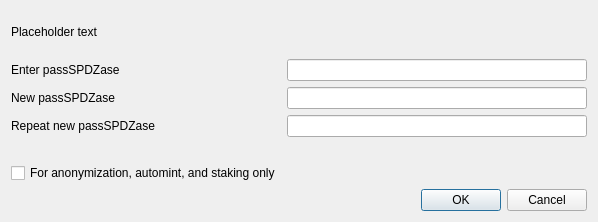
<?xml version="1.0" encoding="UTF-8"?>
<ui version="4.0">
 <class>AskPassSPDZaseDialog</class>
 <widget class="QDialog" name="AskPassSPDZaseDialog">
  <property name="geometry">
   <rect>
    <x>0</x>
    <y>0</y>
    <width>598</width>
    <height>222</height>
   </rect>
  </property>
  <property name="sizePolicy">
   <sizepolicy hsizetype="Preferred" vsizetype="Minimum">
    <horstretch>0</horstretch>
    <verstretch>0</verstretch>
   </sizepolicy>
  </property>
  <property name="minimumSize">
   <size>
    <width>550</width>
    <height>0</height>
   </size>
  </property>
  <property name="windowTitle">
   <string>PassSPDZase Dialog</string>
  </property>
  <layout class="QVBoxLayout" name="verticalLayout">
   <property name="sizeConstraint">
    <enum>QLayout::SetMinimumSize</enum>
   </property>
   <item>
    <widget class="QLabel" name="warningLabel">
     <property name="text">
      <string notr="true">Placeholder text</string>
     </property>
     <property name="textFormat">
      <enum>Qt::RichText</enum>
     </property>
     <property name="wordWrap">
      <bool>true</bool>
     </property>
    </widget>
   </item>
   <item>
    <layout class="QFormLayout" name="formLayout">
     <property name="sizeConstraint">
      <enum>QLayout::SetMinimumSize</enum>
     </property>
     <property name="fieldGrowthPolicy">
      <enum>QFormLayout::AllNonFixedFieldsGrow</enum>
     </property>
     <item row="0" column="0">
      <widget class="QLabel" name="passLabel1">
       <property name="text">
        <string>Enter passSPDZase</string>
       </property>
      </widget>
     </item>
     <item row="0" column="1">
      <widget class="QLineEdit" name="passEdit1">
       <property name="echoMode">
        <enum>QLineEdit::Password</enum>
       </property>
      </widget>
     </item>
     <item row="1" column="0">
      <widget class="QLabel" name="passLabel2">
       <property name="text">
        <string>New passSPDZase</string>
       </property>
      </widget>
     </item>
     <item row="1" column="1">
      <widget class="QLineEdit" name="passEdit2">
       <property name="echoMode">
        <enum>QLineEdit::Password</enum>
       </property>
      </widget>
     </item>
     <item row="2" column="0">
      <widget class="QLabel" name="passLabel3">
       <property name="text">
        <string>Repeat new passSPDZase</string>
       </property>
      </widget>
     </item>
     <item row="2" column="1">
      <widget class="QLineEdit" name="passEdit3">
       <property name="echoMode">
        <enum>QLineEdit::Password</enum>
       </property>
      </widget>
     </item>
     <item row="3" column="1">
      <widget class="QLabel" name="capsLabel">
       <property name="font">
        <font>
         <weight>75</weight>
         <bold>true</bold>
        </font>
       </property>
       <property name="text">
        <string/>
       </property>
       <property name="alignment">
        <set>Qt::AlignCenter</set>
       </property>
      </widget>
     </item>
     <item row="4" column="0">
      <widget class="QCheckBox" name="anonymizationCheckBox">
       <property name="enabled">
        <bool>true</bool>
       </property>
       <property name="toolTip">
        <string>Serves to disable the trivial sendmoney when OS account compromised. Provides no real security.</string>
       </property>
       <property name="text">
        <string>For anonymization, automint, and staking only</string>
       </property>
       <property name="visible">
        <bool>false</bool>
       </property>
      </widget>
     </item>
    </layout>
   </item>
   <item>
    <widget class="QDialogButtonBox" name="buttonBox">
     <property name="orientation">
      <enum>Qt::Horizontal</enum>
     </property>
     <property name="standardButtons">
      <set>QDialogButtonBox::Cancel|QDialogButtonBox::Ok</set>
     </property>
    </widget>
   </item>
  </layout>
 </widget>
 <resources/>
 <connections>
  <connection>
   <sender>buttonBox</sender>
   <signal>accepted()</signal>
   <receiver>AskPassSPDZaseDialog</receiver>
   <slot>accept()</slot>
   <hints>
    <hint type="sourcelabel">
     <x>20</x>
     <y>20</y>
    </hint>
    <hint type="destinationlabel">
     <x>20</x>
     <y>20</y>
    </hint>
   </hints>
  </connection>
  <connection>
   <sender>buttonBox</sender>
   <signal>rejected()</signal>
   <receiver>AskPassSPDZaseDialog</receiver>
   <slot>reject()</slot>
   <hints>
    <hint type="sourcelabel">
     <x>20</x>
     <y>20</y>
    </hint>
    <hint type="destinationlabel">
     <x>20</x>
     <y>20</y>
    </hint>
   </hints>
  </connection>
 </connections>
</ui>
